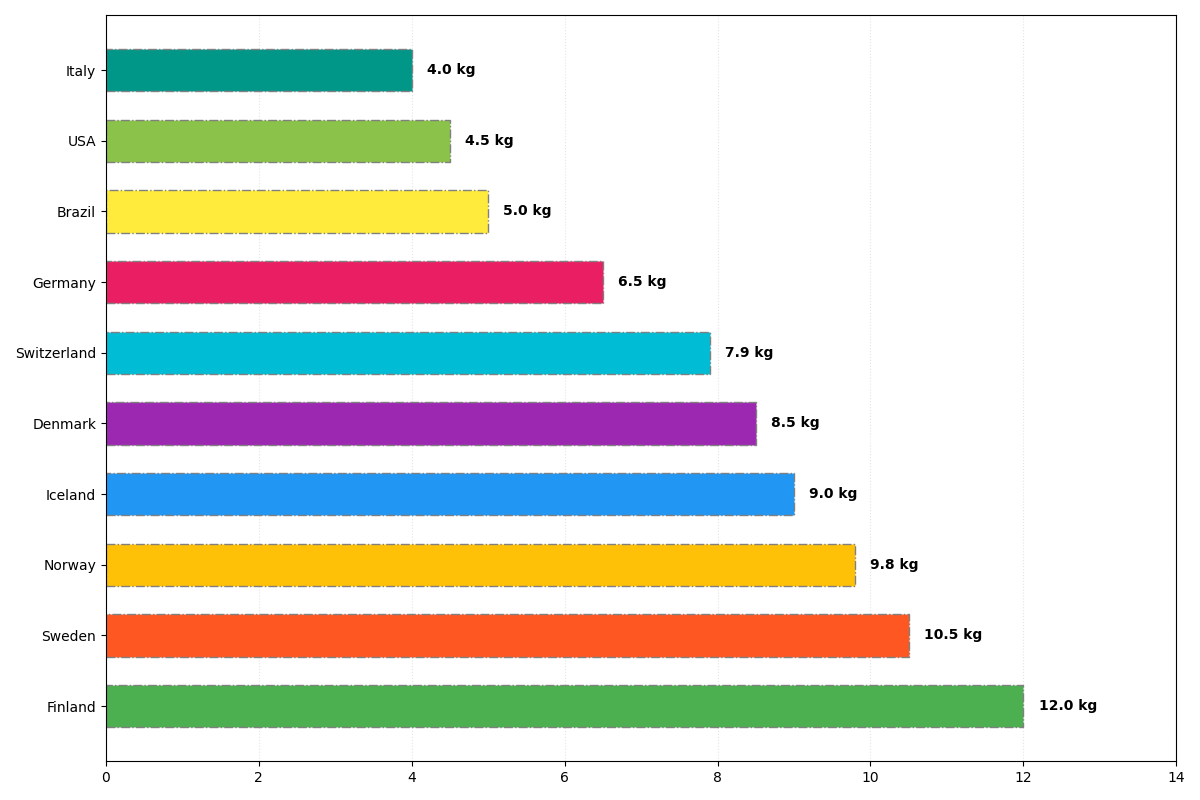

The Python source for this figure:
import matplotlib.pyplot as plt
import numpy as np

countries = ['Finland', 'Sweden', 'Norway', 'Iceland', 'Denmark', 
             'Switzerland', 'Germany', 'Brazil', 'USA', 'Italy']
consumption = np.array([12.0, 10.5, 9.8, 9.0, 8.5, 7.9, 6.5, 5.0, 4.5, 4.0])

sorted_indices = np.argsort(-consumption)
sorted_countries = [countries[i] for i in sorted_indices]
sorted_consumption = consumption[sorted_indices]

new_colors = ['#4CAF50', '#FF5722', '#FFC107', '#2196F3', '#9C27B0', 
              '#00BCD4', '#E91E63', '#FFEB3B', '#8BC34A', '#009688']

fig, ax = plt.subplots(figsize=(12, 8))
bars = ax.barh(sorted_countries, sorted_consumption, color=new_colors, height=0.6, edgecolor='grey', linestyle='-.')

for bar, value in zip(bars, sorted_consumption):
    ax.text(value + 0.2, bar.get_y() + bar.get_height() / 2, f'{value:.1f} kg', 
            va='center', fontsize=10, color='black', weight='bold')

ax.set_xlim(0, max(sorted_consumption) + 2)
ax.xaxis.grid(True, linestyle=':', color='lightgray', alpha=0.6)
ax.set_axisbelow(True)

plt.tight_layout()
plt.show()
